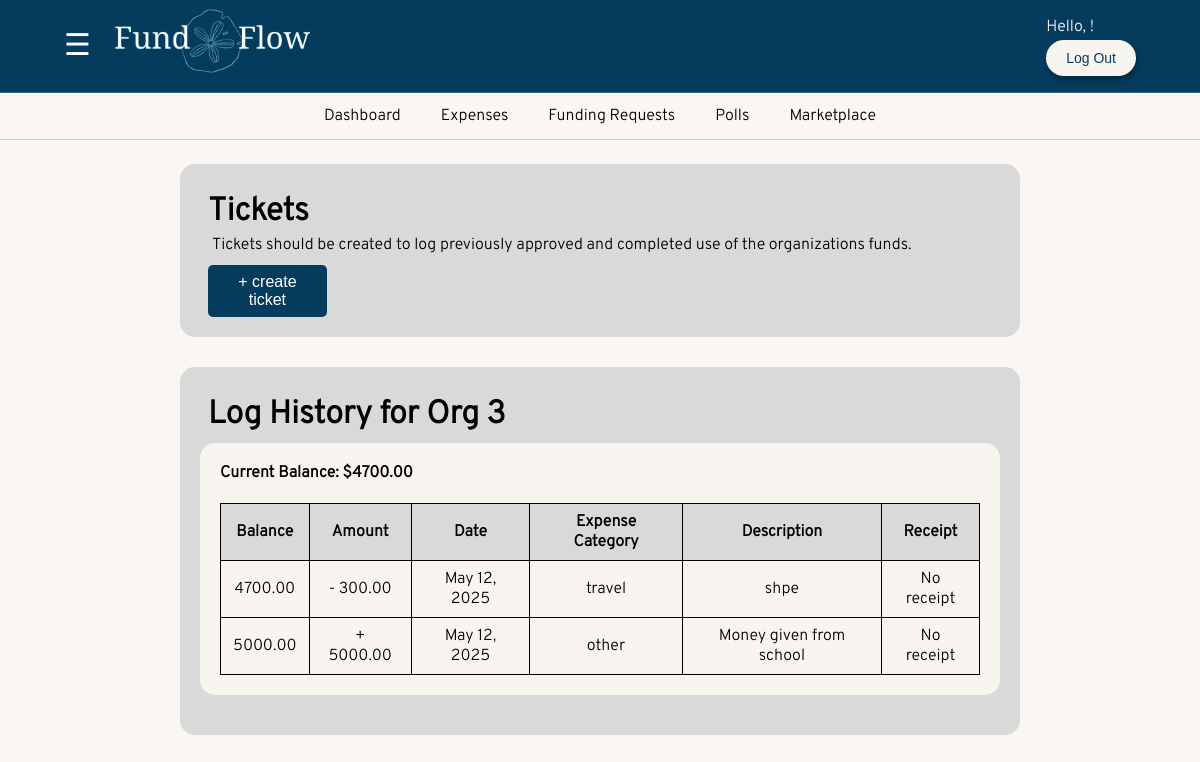
Before: /expenses/ (signed in) with the older database file.
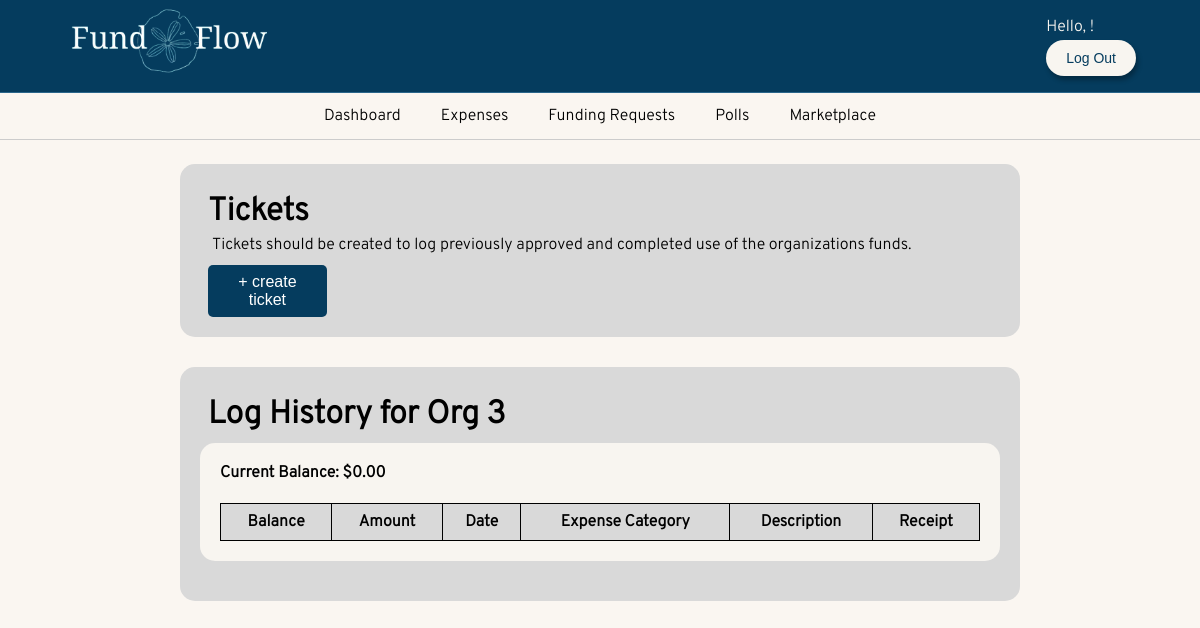
After: the same page with the newer database file.
### FundFlow/models.py (models this page shows, shortened)
class UserProfile(models.Model):
    USER_TYPES = [
        ('president', 'President'),
        ('treasurer', 'Treasurer'),
        ('member', 'Member')
    ]
    user = models.OneToOneField(
        User, #primary attributes of the default user are: username, password, email, first_name, last_name
        on_delete=models.CASCADE
    )
    user_type = models.CharField(
        max_length=10,
        choices=USER_TYPES
    )
    current_Org=models.ForeignKey(
        'Organization',
        on_delete=models.SET_NULL,  # <- this makes sure UserProfile isn't deleted
        blank=True,
        null=True
    )

class Organization(models.Model):
    name= models.CharField(max_length=255, unique=True)
    description = models.TextField(blank=True, null=True)
    president = models.ForeignKey(User, on_delete=models.CASCADE, related_name='president_of', blank=True, null=True)
    treasurer = models.ForeignKey(User, on_delete=models.SET_NULL ,related_name='treasurer_of', blank=True, null=True)
    members = models.ManyToManyField(User, related_name='organizations', blank=True)
    pending_members = models.ManyToManyField(User, related_name='pending_organizations', blank=True)
    bank_email= models.EmailField(verbose_name='Email Address', unique=False, blank=True, null=True)
    tickets=models.ManyToManyField('CreateTicket', related_name='tickets', blank=True)
    def __str__(self):
        return self.name

class CreateTicket(models.Model):
    CATEGORY_CHOICES = [
        ('supplies', 'Supplies'),
        ('reimbursements', 'Reimbursements'),
        ('food', 'Food'),
        ('travel', 'Travel'),
        ('membershipfee', 'Membership Fee'),
        ('other', 'Other'),
    ]
    MODIFY_CHOICES = [
        ('add', '+'),
        ('minus', '-')
    ]
    amount = models.DecimalField(max_digits=10, decimal_places=2)
    date = models.DateField()
    operation = models.CharField(
        max_length = 20,
        choices = MODIFY_CHOICES,
        default = 'add',
    )
    expense_category = models.CharField(
        max_length=20,
        choices=CATEGORY_CHOICES,
        default = 'supplies',
    )
    description = models.TextField(default = 'Description Here')
    receipt = models.FileField(upload_to='receipts/', null=True, blank=True)
    objects = TicketManager()
    def __str__(self):
        return f"Ticket {self.id} created ({self.date}), balance: ${self.__class__.objects.get_balance()}"

### FundFlow/views.py (the view)
# urls.py: path('expenses/', views.expenses_view, name='expenses'),
def expenses_view(request):
    tickets = CreateTicket.objects.all().order_by('date', 'id')
    balance = CreateTicket.objects.get_balance()
    running_balance = Decimal('0.00')
    ticket_data = []
    curUser = request.user
    curProf = UserProfile.objects.get(user=curUser)
    user_type = curProf.user_type
    curOrg= curProf.current_Org
    tic=curOrg.tickets.all()
    print(tic)
    for ticket in tic:
        operation_symbol = '+' if ticket.operation == 'add' else '-'
        amount = ticket.amount if ticket.operation == 'add' else -ticket.amount
        running_balance += amount
        ticket_data.append({
            'ticket': ticket,
            'balance': running_balance,
            'operation_symbol': operation_symbol
        })
    return render(request, 'expenses.html', {
    'tickets_with_balance': list(reversed(ticket_data)),
    'balance': running_balance, 'user_type':user_type, "curProf":curProf
    })

### FundFlow/models.py (called while the page is built)
    def get_balance(self):
        return self.aggregate(
            total=Sum(
                Case(
                    When(operation='add', then=F('amount')),
                    When(operation='minus', then=-F('amount')),
                    default=0,
                    output_field=DecimalField()
                )
            )
        )['total'] or 0

### FundFlow/templates/expenses.html (shortened to what this page needs)
{% extends 'base.html' %}
{% block content %}
<div class = "tickets-info-container">
    <div class="tickets-text-container">
        <label id="tickets-subtitle-label">
            Tickets
        </label>
        <label id="tickets-text-label">
            Tickets should be created to log previously approved and completed
            use of the organizations funds.
        </label>
        <a id="create-ticket-btn-label" href="{% url 'createticket' %}">
            <button class="create-ticket-btn" >+ create ticket</button>
        </a>
    </div>
</div>
<div class = "tickets-info-container">
    <div class="tickets-text-container">
        <label id="tickets-subtitle-label">
            Log History for {{curProf.current_Org}}
        </label>
    </div>
    <div class = "log-info-container">
        <label id = "log-text-label">
            Current Balance: ${{balance|floatformat:2 }}
        </label>
        <table class= "log-table">
            <thead>
                <tr>
                    <th>Balance</th>
                    <th>Amount</th>
                    <th>Date</th>
                    <th>Expense Category</th>
                    <th>Description</th>
                    <th>Receipt</th>
                </tr>
            </thead>
            <tbody>
                {% for item in tickets_with_balance %}
                <tr>
                    <td>{{ item.balance|floatformat:2  }}</td>
                    <td>{{ item.operation_symbol }} {{ item.ticket.amount }}</td>
                    <td>{{ item.ticket.date }}</td>
                    <td>{{ item.ticket.expense_category }}</td>
                    <td>{{ item.ticket.description }} </td>
                    <td>
                        {% if item.ticket.receipt %}
                            <a href="#" class="receipt-link" data-receipt="{{ item.ticket.receipt.url }}">View Receipt</a>
                        {% else %}
                            No receipt
                        {% endif %}
                    </td>
                </tr>
                {% endfor %}
            </tbody>
        </table>
    </div>
</div>
{%endblock%}

### FundFlow/templates/base.html (shortened to what this page needs)
<!doctype html>
<html lang="en">
  <head>
    {%load static%}
    <link rel="stylesheet" href="{% static 'dashboard.css' %}">
    <link rel="stylesheet" href="{% static 'home.css' %}">
    <link rel="stylesheet" href="{% static 'signUp.css' %}">
    <link rel="stylesheet" href="{% static 'index.css' %}">
    <link rel="stylesheet" href="https://cdnjs.cloudflare.com/ajax/libs/font-awesome/6.0.0/css/all.min.css">
    <link rel="stylesheet" href="{% static 'registerorg.css' %}">
    <link rel="stylesheet" href="{% static 'voting.css' %}">
    <link rel="stylesheet" href="{% static 'expenses.css' %}">
    <link rel="stylesheet" href="{% static 'budgetRev.css' %}">
    <link rel="stylesheet" href="{% static 'manageOrganization.css' %}">
    <link rel="stylesheet" href="{% static 'fundingRequests.css' %}">
    <link rel="stylesheet" href="{% static 'manageMarketplace.css' %}">
    <link rel="stylesheet" href="{% static 'marketplace.css' %}">
    <link rel="stylesheet" href="{% static 'checkout.css' %}">
  </head>
  <body>
    <header class="py-3 mb-4 border-bottom" id="header">
      <div class="header-container">
          {% if user.is_authenticated %}
          {% if user_type == "president" or user_type == "treasurer" %}
          <span id="menu-toggle" class="menu-icon">&#9776;</span>
          {% endif %}
          {% endif %}
          <a href="#" class="d-flex align-items-center link-body-emphasis text-decoration-none">
              <span class="logo">
                  <img src="{% static 'images/FundFlow_logo.png' %}" alt="Logo">
              </span>
          </a>
      </div>
      <div>
        {% if user.is_authenticated %}
        <a class="hello-user"> Hello, {{user.first_name}}! </a>
        <form action="{% url 'logout' %}" method="post">
          <button type="submit" class="logout-btn">Log Out</button>
        </form>
        {% endif %}
      </div>
    </header>
    {% if user.is_authenticated %}
    <nav class="py-2 bg-body-tertiary border-bottom">
        <div class="container d-flex flex-wrap">
            <ul class="nav me-auto">
                <li class="nav-item"><a href="{% url 'dashboard' %}" class="nav-link link-body-emphasis px-2" aria-current="page">Dashboard</a></li>
                <li class="nav-item"><a href="{% url 'expenses' %}" class="nav-link link-body-emphasis px-2">Expenses</a></li>
                <li class="nav-item"><a href="{% url 'fundingRequests' %}" class="nav-link link-body-emphasis px-2">Funding Requests</a></li>
                <li class="nav-item"><a href="{% url 'voting' %}" class="nav-link link-body-emphasis px-2">Polls</a></li>
                <li class="nav-item"><a href="{% url 'marketplace' %}" class="nav-link link-body-emphasis px-2">Marketplace</a></li>
            </ul>
        </div>
    </nav>
    {% endif %}
    <div class="container">
        {% block content %}
        {% endblock %}
    </div>
  </body>
</html>

### FundFlow/static/dashboard.css (style rules this page uses)
* { margin: 0; padding: 0; box-sizing: border-box; }
body { display: flex; flex-direction: column; }

### FundFlow/static/home.css (style rules this page uses)
body { margin: 0; padding: 0; background-color: #F8F5F0; font-family: 'Overpass', sans-serif; }

### FundFlow/static/signUp.css (style rules this page uses)
body { margin: 0; padding: 0; background-color: #F8F5F0; }

### FundFlow/static/index.css (style rules this page uses)
body { background-color: #FAF6F1; margin: 0; }
#header { background-color: #053C5E; border-bottom: 1px solid #2a668b; padding: .5rem 4rem; display: flex; align-items: center; justify-content: space-between; }
.header-container { display: flex; align-items: center; gap: 1rem; }
.logo img { height: 70px; width: auto; }
.logout-btn { background-color: #F8F5F0; border: none; text-decoration: none; color: #053C5E; padding: 10px 20px; border-radius: 25px; font-size: 14px; text-align: center; cursor: pointer; box-shadow: 2px 4px 5px rgba(0, 0, 0, 0.3); margin-top: 3px; }
nav { background-color: #FAF6F1; border-bottom: 1px solid #ccc; padding: 0.8rem 0; }
.nav { list-style: none; display: flex; justify-content: center; padding: 0; margin: 0; }
.nav-item { margin: 0 10px; }
.nav-link { color: black; text-decoration: none; font-size: 1rem; padding: 5px 10px; transition: color 0.3s ease; font-family: 'Overpass', sans-serif; font-weight: 300; }
.hello-user { font-family: 'Overpass', sans-serif; color: #F8F5F0; }

### FundFlow/static/registerorg.css (style rules this page uses)
body { display: flex; flex-direction: column; }

### FundFlow/static/voting.css (style rules this page uses)
body { font-family: 'Overpass', sans-serif; }

### FundFlow/static/expenses.css (style rules this page uses)
.tickets-info-container { width: 70%; margin: auto; margin-top:2%; margin-bottom: 2.5%; padding: 20px; background-color: #D9D9D9; border-radius: 15px; text-align: left; }
.tickets-text-container { margin-left:1%; margin-top: 1%; }
#tickets-subtitle-label { font-size: 2em; font-weight:bold; display: block; margin-bottom: 3px; }
#tickets-text-label { margin-left: 0.5%; margin-top: 20%; }
#create-ticket-btn-label { display: block; }
.create-ticket-btn { border-radius: 5px; background-color: #053C5E; margin-top: 10px; color: white; padding: 8px 15px; text-align: center; display: inline-block; font-size: 16px; width: 15%; border: 0px; }
.log-info-container { width: 100%; margin: auto; margin-top:1%; margin-bottom: 2.5%; padding: 20px; background-color: #F8F5F0; border-radius: 15px; text-align: left; }
#log-text-label { font-weight:bold; }
.log-table { width: 100%; border-collapse: collapse; margin-top: 20px; }
.log-table thead { background-color: #D9D9D9; font-weight: bold; }
.log-table td, .log-table th { border: 1px solid black; padding: 8px 12px; text-align: center; }

### FundFlow/static/fundingRequests.css (style rules this page uses)
body { font-family: 'Overpass', sans-serif; }

Changed rows visible on the page:
removed CreateTicket: balance "4700.00", operation_symbol "-", ticket.amount "300.00", ticket "May 12, 2025", ticket.expense_category "travel", ticket.description "shpe", receipt "No receipt"
removed CreateTicket: balance "5000.00", operation_symbol "+", ticket.amount "5000.00", ticket "May 12, 2025", ticket.expense_category "other", ticket.description "Money given from school", receipt "No receipt"
changed UserProfile "Org 3": user_type "president" → "member" (drawn)
Other visible differences:
{{ balance|floatformat:2 }}: "4700.00" → "0.00"
